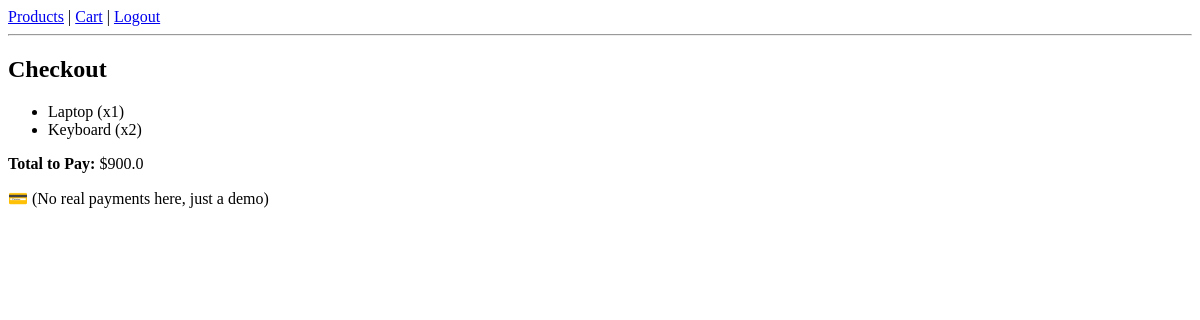
The app's page /checkout (signed in), older data.
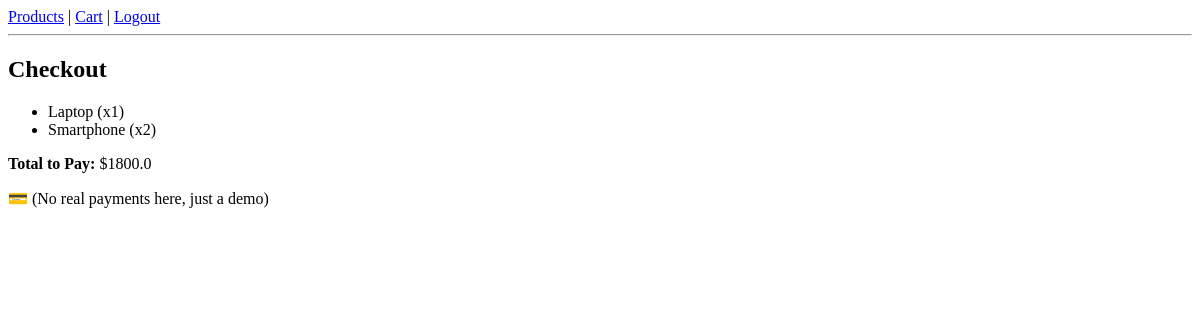
The same page, newer data.
### app.py (models this page shows)
class Cart(db.Model):
    id = db.Column(db.Integer, primary_key=True)
    product_id = db.Column(db.Integer, db.ForeignKey('product.id'), nullable=False)
    user_id = db.Column(db.Integer, db.ForeignKey('user.id'), nullable=False)
    quantity = db.Column(db.Integer, default=1)
    product = db.relationship('Product', backref='cart_items')

class Product(db.Model):
    id = db.Column(db.Integer, primary_key=True)
    name = db.Column(db.String(200), nullable=False)
    price = db.Column(db.Float, nullable=False)

### app.py (the view)
@app.route('/checkout')
@login_required
def checkout():
    items = Cart.query.filter_by(user_id=current_user.id).all()
    total = sum(item.product.price * item.quantity for item in items)
    return render_template('checkout.html', items=items, total=total)

### app.py (called while the page is built)
@login_manager.user_loader
def load_user(user_id):
    return User.query.get(int(user_id))

### templates/checkout.html
{% extends "base.html" %}
{% block content %}
<h2>Checkout</h2>
<ul>
{% for item in items %}
    <li>{{ item.product.name }} (x{{ item.quantity }})</li>
{% endfor %}
</ul>
<p><strong>Total to Pay:</strong> ${{ total }}</p>
<p>💳 (No real payments here, just a demo)</p>
{% endblock %}

Row changes from the older to the newer data that the page shows:
removed Cart: product.name "Keyboard", quantity "2"
added Cart: product.name "Smartphone", quantity "2"
Text that changed along with them:
{{ total }}: "900.0" → "1800.0"
